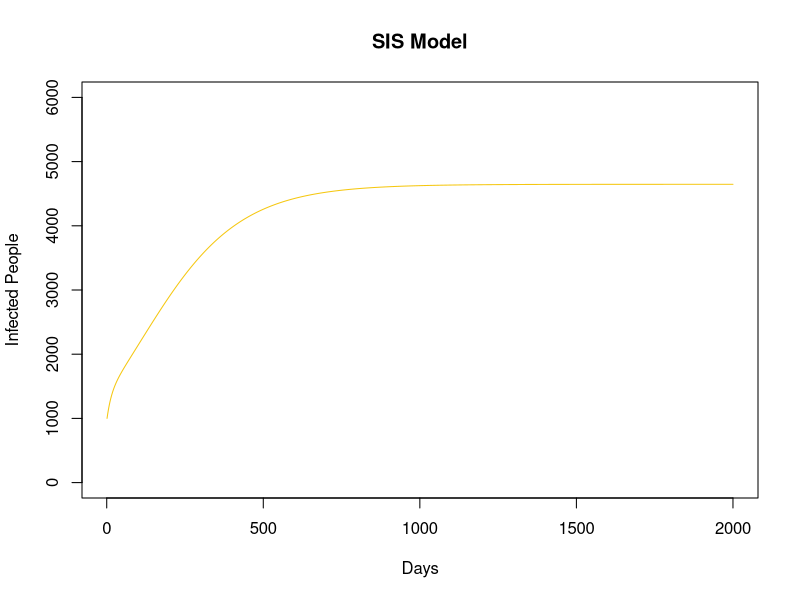

Write the R code that produced this figure.
alpha<-0.00218

alpha.f<-0.0000009
alpha.m<-0.000006
gamma.f<-0.007
gamma.m<-0.05

Sf.hist<- c()
Sm.hist<- c()
Im.hist<- c()
If.hist<- c()

Sf<-9000
Sm<-14000
Im<-1000
If<-1000

for (day in 1:2000) {
	Sf.hist[day]<-Sf
	Sm.hist[day]<-Sm
	Im.hist[day]<-Im
	If.hist[day]<-If

	delta.Sf <-(gamma.f*If-alpha.f*Sf*Im)
	delta.Sm <-(gamma.m*Im-alpha.m*Sm*If)
	delta.Im <-(alpha.m*Sm*If-gamma.m*Im)
	delta.If <-(alpha.f*Sf*Im-gamma.f*If)
	delta.Im <-(alpha.m*Sm*If-gamma.m*Im)

	Sf<-Sf+delta.Sf
	Sm<-Sm+delta.Sm
	If<-If+delta.If
	Im<-Im+delta.Im

	Sf<-max(Sf,0) 
	Sm<-max(Sm,0) 
	If<-max(If,0)
	Im<-max(Im,0)

}

plot(Im.hist,col=7,type="l",main="SIS Model",ylim=c(0,6000),ylab="Infected People",xlab="Days")
